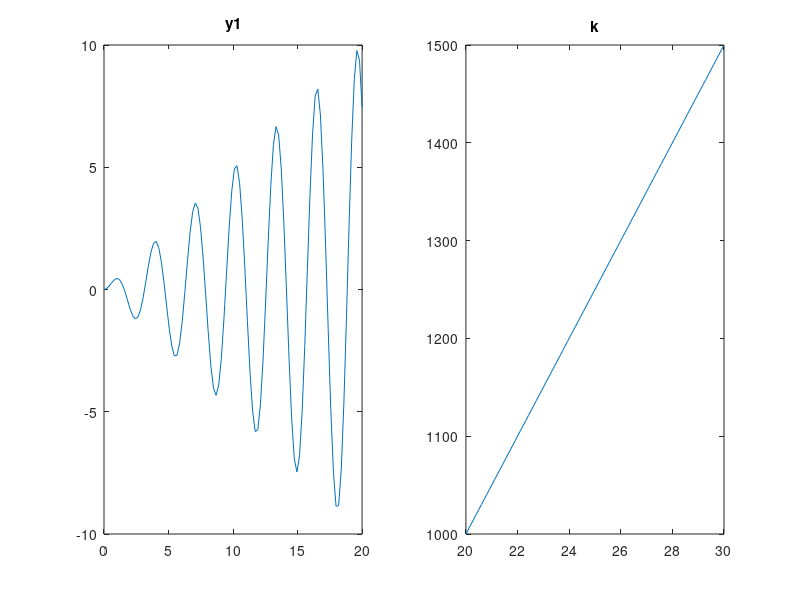

Recreate this plot in MATLAB.

x1=linspace(0,20);
y1=x1.*sin(x1).*cos(x1);
subplot(1,2,1),;
plot(x1,y1);
title('y1');

x2=linspace(20,30);
y2=50*x2;
subplot(1,2,2);
plot(x2,y2);
title('k');
